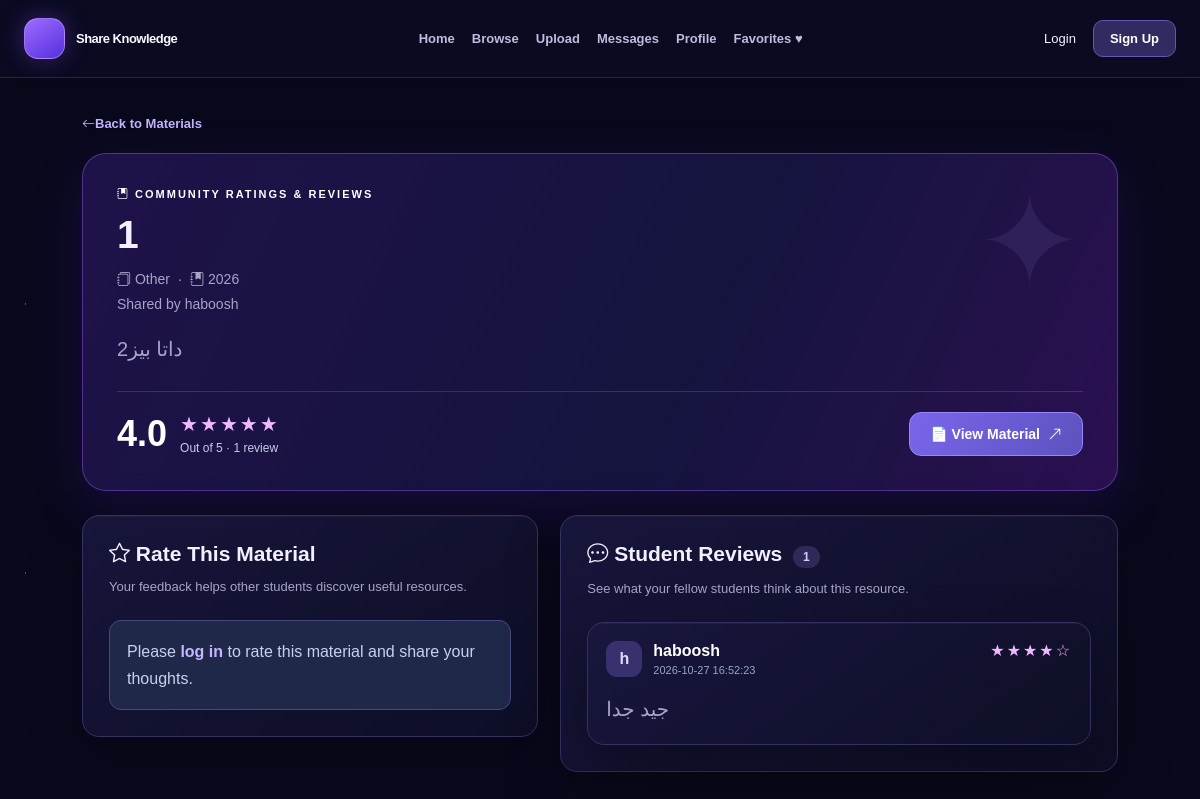
The app's page /share_knowledge/material_reviews.php?id=4 with its own data.
### tables this page shows
CREATE TABLE `materials` (
  `id` int(11) NOT NULL,
  `user_id` int(11) NOT NULL,
  `subject` varchar(100) NOT NULL,
  `chapter` varchar(200) NOT NULL,
  `academic_year` varchar(100) NOT NULL,
  `description` text NOT NULL,
  `file_path` varchar(255) NOT NULL,
  `created_at` timestamp NOT NULL DEFAULT current_timestamp()
);

CREATE TABLE `users` (
  `id` int(11) NOT NULL,
  `name` varchar(100) NOT NULL,
  `email` varchar(150) NOT NULL,
  `password` varchar(255) NOT NULL,
  `created_at` timestamp NOT NULL DEFAULT current_timestamp(),
  `role` enum('student','admin') NOT NULL DEFAULT 'student'
);

CREATE TABLE `reviews` (
  `id` int(11) NOT NULL,
  `user_id` int(11) NOT NULL,
  `material_id` int(11) NOT NULL,
  `rating` tinyint(4) NOT NULL,
  `comment` text DEFAULT NULL,
  `created_at` timestamp NOT NULL DEFAULT current_timestamp()
);

### share_knowledge/material_reviews.php (the view, shortened to what this page needs)
<?php
require_once 'db.php';
function e($value) {
    return htmlspecialchars((string)$value, ENT_QUOTES, 'UTF-8');
}
$materialId = filter_input(INPUT_GET, 'id', FILTER_VALIDATE_INT);
$stmt = $conn->prepare('SELECT m.id, m.subject, m.chapter, m.academic_year,
                              m.description, u.name AS uploader_name
                       FROM materials m
                       LEFT JOIN users u ON m.user_id = u.id
                       WHERE m.id = ?');
$stmt->execute([$materialId]);
$material = $stmt->fetch(PDO::FETCH_ASSOC);
$statsStmt = $conn->prepare('SELECT COUNT(*) AS total_reviews, AVG(rating) AS average_rating FROM reviews WHERE material_id = ?');
$statsStmt->execute([$materialId]);
$stats = $statsStmt->fetch(PDO::FETCH_ASSOC);
$reviewsStmt = $conn->prepare('SELECT r.rating, r.comment, r.created_at, u.name AS reviewer_name
                              FROM reviews r JOIN users u ON r.user_id = u.id
                              WHERE r.material_id = ? ORDER BY r.created_at DESC, r.id DESC');
$reviewsStmt->execute([$materialId]);
$reviews = $reviewsStmt->fetchAll(PDO::FETCH_ASSOC);
$myReview = null;
$average = $stats['average_rating'] !== null ? number_format((float)$stats['average_rating'], 1) : '0.0';
$totalReviews = (int)$stats['total_reviews'];
?>
<!DOCTYPE html>
<html lang="en">
<head>
<link rel="stylesheet" href="https://cdn.jsdelivr.net/npm/bootstrap-icons@1.11.3/font/bootstrap-icons.min.css">
<link rel="stylesheet" href="assets/css/style.css">
<link rel="stylesheet" href="assets/css/material_reviews.css">
<link rel="stylesheet" href="assets/css/brand-system.css">
</head>
<body class="rv-midnight">
<header class="rv-nav">
  <a href="index.php" class="rv-logo"><span class="rv-logo-icon"></span>Share Knowledge</a>
  <nav class="rv-links" aria-label="Main navigation">
    <a href="index.php">Home</a><a href="browse.php">Browse</a><a href="upload.php">Upload</a><a href="messages.php">Messages</a><a href="profile.php">Profile</a><a href="favorites.php">Favorites ♥</a>
  </nav>
  <div class="rv-account">
    <?php if (isset($_SESSION['user_id'])): ?>
      <span>Welcome, <?= e($_SESSION['user_name'] ?? 'Student') ?></span>
      <a class="rv-logout" href="logout.php">Logout</a>
    <?php else: ?>
      <a href="login.php">Login</a><a href="signup.php" class="rv-signup">Sign Up</a>
    <?php endif; ?>
  </div>
</header>
<main class="rv-container">
  <a class="rv-back" href="browse.php"><i class="bi bi-arrow-left" aria-hidden="true"></i> Back to Materials</a>
  <section class="rv-hero">
    <p class="rv-eyebrow"><i class="bi bi-journal-bookmark-fill" aria-hidden="true"></i> Community ratings &amp; reviews</p>
    <h1><?= e($material['chapter']) ?></h1>
    <p class="rv-meta"><i class="bi bi-journals" aria-hidden="true"></i> <?= e($material['subject']) ?> &nbsp;·&nbsp; <i class="bi bi-journal-bookmark-fill" aria-hidden="true"></i> <?= e($material['academic_year']) ?></p>
    <p class="rv-meta">Shared by <?= e($material['uploader_name'] ?? 'Unknown Student') ?></p>
    <p class="rv-desc"><?= nl2br(e($material['description'])) ?></p>
    <div class="rv-hero-bottom">
      <div class="rv-rating">
        <span class="rv-rating-number"><?= e($average) ?></span>
        <div><div class="rv-stars" aria-label="Average rating">★★★★★</div><div class="rv-rating-sub">Out of 5 · <?= $totalReviews ?> <?= $totalReviews === 1 ? 'review' : 'reviews' ?></div></div>
      </div>
      <a class="rv-primary" href="view_material.php?id=<?= (int)$materialId ?>" target="_blank" rel="noopener noreferrer">📄 View Material <i class="bi bi-arrow-up-right" aria-hidden="true"></i></a>
    </div>
  </section>
  <div class="rv-columns">
    <section class="rv-card">
      <h2><i class="bi bi-star" aria-hidden="true"></i> Rate This Material</h2>
      <p class="rv-card-intro">Your feedback helps other students discover useful resources.</p>
      <?php if (isset($_SESSION['user_id'])): ?>
        <form action="save_review.php" method="POST">
          <input type="hidden" name="csrf_token" value="<?= e($_SESSION['review_csrf']) ?>">
          <input type="hidden" name="material_id" value="<?= (int)$materialId ?>">
          <label class="rv-label" for="rating">Your Rating</label>
          <select class="rv-select" id="rating" name="rating" required>
            <?php for ($i = 5; $i >= 1; $i--): ?>
              <option value="<?= $i ?>" <?= (int)($myReview['rating'] ?? 5) === $i ? 'selected' : '' ?>><?= $i ?> <?= $i === 1 ? 'Star' : 'Stars' ?> <?= str_repeat('★', $i) ?></option>
            <?php endfor; ?>
          </select>
          <label class="rv-label" for="comment">Your Comment</label>
          <textarea class="rv-textarea" id="comment" name="comment" maxlength="2000" placeholder="Share your experience with this material..."><?= e($myReview['comment'] ?? '') ?></textarea>
          <button type="submit" class="rv-primary rv-submit"><?= $myReview ? '<i class="bi bi-journal-bookmark-fill" aria-hidden="true"></i> Update Review' : '<i class="bi bi-journal-bookmark-fill" aria-hidden="true"></i> Submit Review' ?></button>
        </form>
      <?php else: ?>
        <div class="rv-login-note">Please <a href="login.php">log in</a> to rate this material and share your thoughts.</div>
      <?php endif; ?>
    </section>
    <section class="rv-card">
      <h2><i class="bi bi-chat-dots" aria-hidden="true"></i> Student Reviews <span class="rv-count"><?= $totalReviews ?></span></h2>
      <p class="rv-card-intro">See what your fellow students think about this resource.</p>
      <?php if (!$reviews): ?>
        <div class="rv-empty"><div class="rv-empty-icon">💭</div><strong>No reviews yet</strong><p>Be the first to share your opinion!</p></div>
      <?php else: ?>
        <div class="rv-review-list">
          <?php foreach ($reviews as $review): ?>
            <article class="rv-review">
              <div class="rv-review-top">
                <div class="rv-review-user"><span class="rv-avatar"><?= e(mb_substr((string)$review['reviewer_name'], 0, 1, 'UTF-8')) ?></span><div><div class="rv-review-name"><?= e($review['reviewer_name']) ?></div><div class="rv-review-date"><?= e($review['created_at']) ?></div></div></div>
                <div class="rv-stars rv-review-stars" aria-label="<?= (int)$review['rating'] ?> out of 5 stars"><?= str_repeat('★', (int)$review['rating']) ?><?= str_repeat('☆', max(0, 5 - (int)$review['rating'])) ?></div>
              </div>
              <?php if (trim((string)$review['comment']) !== ''): ?><p class="rv-review-comment"><?= nl2br(e($review['comment'])) ?></p><?php endif; ?>
            </article>
          <?php endforeach; ?>
        </div>
      <?php endif; ?>
    </section>
  </div>
</main>
</body>
</html>

### records on screen
materials: chapter "1", subject "Other", academic_year "2026", user.name "haboosh", description "داتا بيز2"
reviews: user.name "h", user.name "haboosh", created_at "2026-10-27 16:52:23", rating "★★★★", rating "☆", comment "جيد جدا"

### other values on screen
$average "4.0"
$totalReviews "1"
